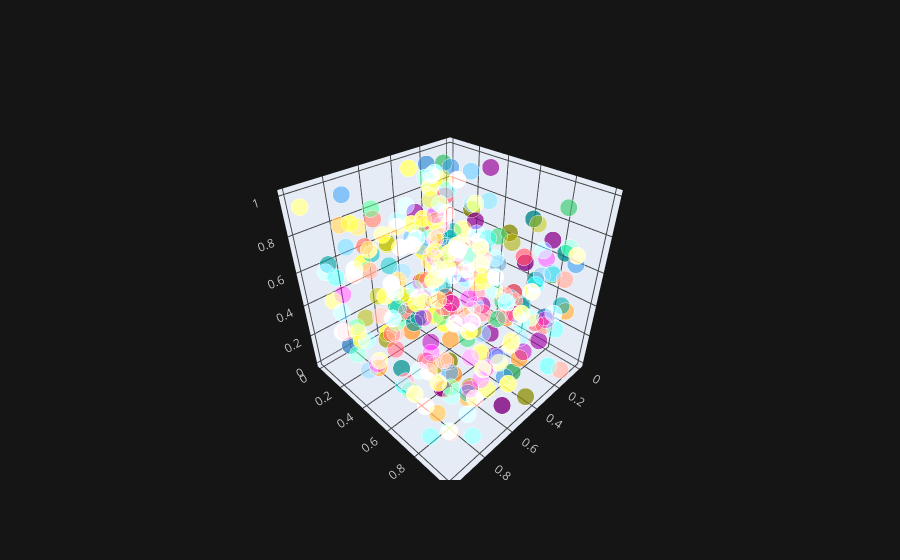

Notebook source saved alongside this figure:
### Code cell
df.iplot(x = 'a' , y = 'b' , z = 'c' , kind = 'scatter3d')

### Figure 1 — Plotly figure (JSON) as saved in the notebook; plotly's stock layout.template omitted (floating-point values rounded to 4 significant figures; data arrays with more than 128 entries replaced by an {"elided": "..."} marker saying what was removed)
{"data": [{"marker": {"color": {"elided": "300 str values"}, "opacity": 0.8, "size": {"elided": "300 int values"}, "symbol": "circle"}, "mode": "markers", "text": {"elided": "300 str values"}, "type": "scatter3d", "x": {"elided": "300 float values"}, "y": {"elided": "300 float values"}, "z": {"elided": "300 float values"}}], "layout": {"legend": {"bgcolor": "#151516", "font": {"color": "#D9D9D9"}}, "paper_bgcolor": "#151516", "plot_bgcolor": "#151516", "scene": {"xaxis": {"gridcolor": "#434343", "showgrid": true, "tickfont": {"color": "#C2C2C2"}, "title": {"font": {"color": "#D9D9D9"}, "text": ""}, "zerolinecolor": "#666570"}, "yaxis": {"gridcolor": "#434343", "showgrid": true, "tickfont": {"color": "#C2C2C2"}, "title": {"font": {"color": "#D9D9D9"}, "text": ""}, "zerolinecolor": "#666570"}, "zaxis": {"gridcolor": "#434343", "showgrid": true, "tickfont": {"color": "#C2C2C2"}, "title": {"font": {"color": "#D9D9D9"}, "text": ""}, "zerolinecolor": "#666570"}}, "title": {"font": {"color": "#D9D9D9"}}}}
